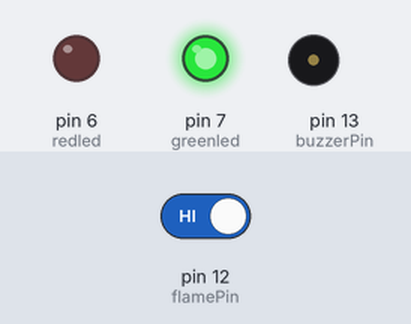
Recording of a sketch running on a simulated Arduino Uno, built with avr-gcc and run on an emulated ATmega328P. Parts: output pins drawn as LEDs (lit = HIGH), buzzer (waves = sounding, pin HIGH). The inputs (shaded band) are chosen by the test bench; at power-on: pin 12 (flamePin) HIGH.

Above: at 1.2 s.
1.3 s: pin 12 (flamePin) driven LOW
At 2.1 s:
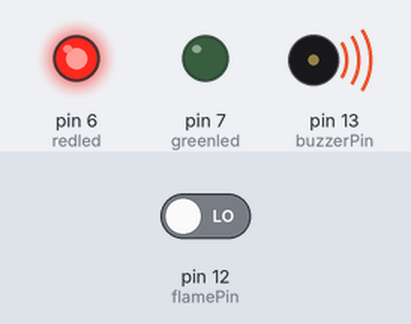
2.8 s: pin 12 (flamePin) driven HIGH
At 3.2 s:
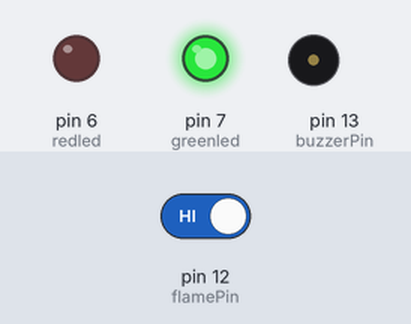
Timing chart, 0 to 5.8 s (numbered marks = the images above; inputs shaded):
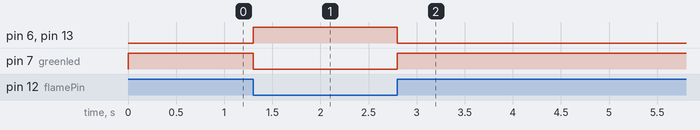

The sketch:

fire-detection-alarm.ino
```cpp
//Tech Trends Shameer
//Flame Detection using Arduino and Flame Sensor

const int buzzerPin = 13;
const int flamePin = 12;
int Flame = HIGH;
int redled = 6;
int greenled = 7;
void setup()
{
  pinMode(buzzerPin, OUTPUT);
  pinMode(redled, OUTPUT);
  pinMode(greenled, OUTPUT);

  pinMode(flamePin, INPUT);
  Serial.begin(9600);
}

void loop()
{
  Flame = digitalRead(flamePin);
  if (Flame== LOW)
  {
    digitalWrite(buzzerPin, HIGH);
    digitalWrite(redled, HIGH);
    digitalWrite(greenled, LOW);
  }
  else
  {
    digitalWrite(buzzerPin, LOW);
    digitalWrite(greenled, HIGH);
    digitalWrite(redled, LOW);
  }
}
```

Measured:
- after the input at 1.3 s, pin 6 (redled), pin 13 (buzzerPin): LOW → HIGH at once; pin 7 (greenled): HIGH → LOW at once
- after the input at 2.8 s, pin 6 (redled), pin 13 (buzzerPin): HIGH → LOW at once; pin 7 (greenled): LOW → HIGH at once
